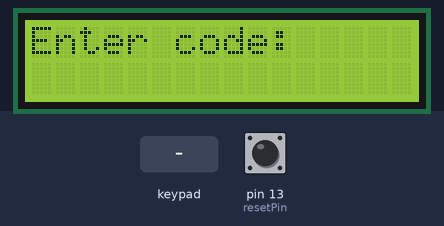
Recording of a sketch running on a simulated Arduino Uno, built with avr-gcc and run on an emulated ATmega328P. On the bench: 16×2 character LCD. The test bench sets the inputs (shaded band); at power-on: pin 13 (resetPin) HIGH.

Above: at 2.2 s.
2.3 s: keypad keys 1 0 9 8 7 # pressed 0.4 s apart
At 5.2 s:
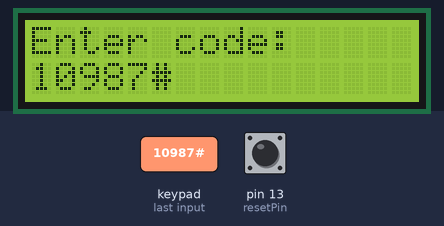
6.2 s: pin 13 (resetPin) pulled LOW for 0.15 s
At 6.5 s:
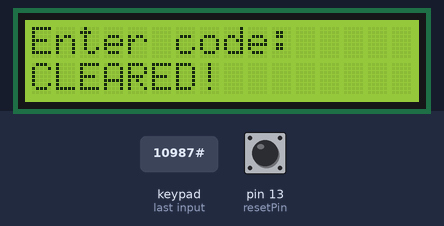
8.2 s: key 'A' pressed
At 9.2 s:
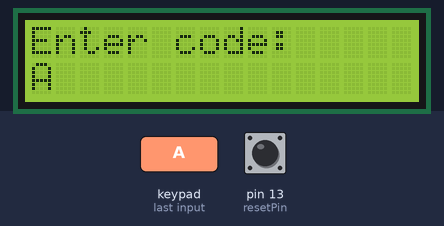
9.7 s: key 'B' pressed
At 10.4 s:
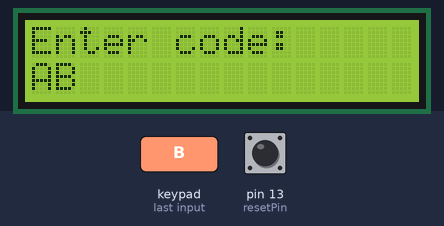
11.2 s: keypad keys 1 0 9 8 7 * pressed 0.4 s apart
At 14.3 s:
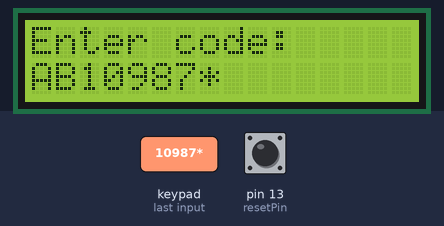
15.1 s: key 'C' pressed
At 15.9 s:
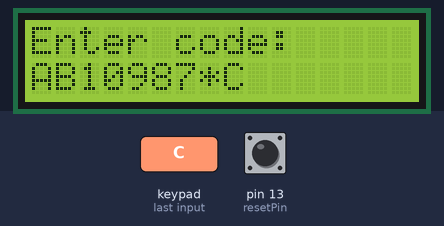
Timing chart, 0 to 17.6 s (numbered marks = the images above; inputs shaded):
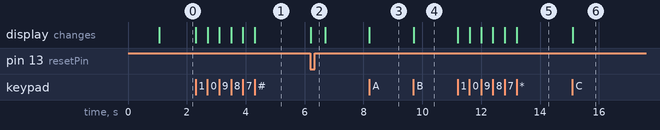

The sketch:

LCD_Keypad.ino
```cpp
#include <LiquidCrystal.h>
#include <Keypad.h>

// Дисплей: RS, E, D4, D5, D6, D7
LiquidCrystal lcd(12, 11, 5, 4, 3, 2);

const int resetPin = 13;

// Настройка клавиатуры
const byte ROWS = 4;
const byte COLS = 4;
char keys[ROWS][COLS] = {
  {'1','2','3','A'},
  {'4','5','6','B'},
  {'7','8','9','C'},
  {'*','0','#','D'}
};

byte rowPins[ROWS] = {A0, A1, A2, A3};
byte colPins[COLS] = {10, 9, 8, 7};

Keypad keypad = Keypad(makeKeymap(keys), rowPins, colPins, ROWS, COLS);

void setup() {
  pinMode(resetPin, INPUT_PULLUP); // Пин 13 на вход с подтяжкой

  lcd.begin(16, 2);
  lcd.print("System Ready");
  delay(1000);
  lcd.clear();
  lcd.print("Enter code:");
  lcd.setCursor(0, 1);
}

void loop() {
  char key = keypad.getKey();

  // Обработка клавиш
  if (key) {
    lcd.print(key);
  }

  // Обработка кнопки очистки (пин 13)
  if (digitalRead(resetPin) == LOW) {
    // Если светодиод L гаснет, значит мы здесь!

    lcd.setCursor(0, 1);
    lcd.print("CLEARED!        "); // Визуальное подтверждение
    delay(500);                   // Задержка, чтобы вы успели увидеть

    lcd.setCursor(0, 1);
    lcd.print("                "); // Очищаем строку пробелами
    lcd.setCursor(0, 1);           // Ставим курсор в начало для нового ввода

    while(digitalRead(resetPin) == LOW); // Ждем, пока отпустите кнопку
  }
}
```

Measured:
- after the input at 2.3 s, the display: first changes at once (image 1 shows a later state)
- after the input at 6.2 s, the display: changes at once (image 2)
- after the input at 8.2 s, the display: changes at once (image 3)
- after the input at 9.7 s, the display: changes at once (image 4)
- after the input at 11.2 s, the display: first changes at once (image 5 shows a later state)
- after the input at 15.1 s, the display: changes at once (image 6)
